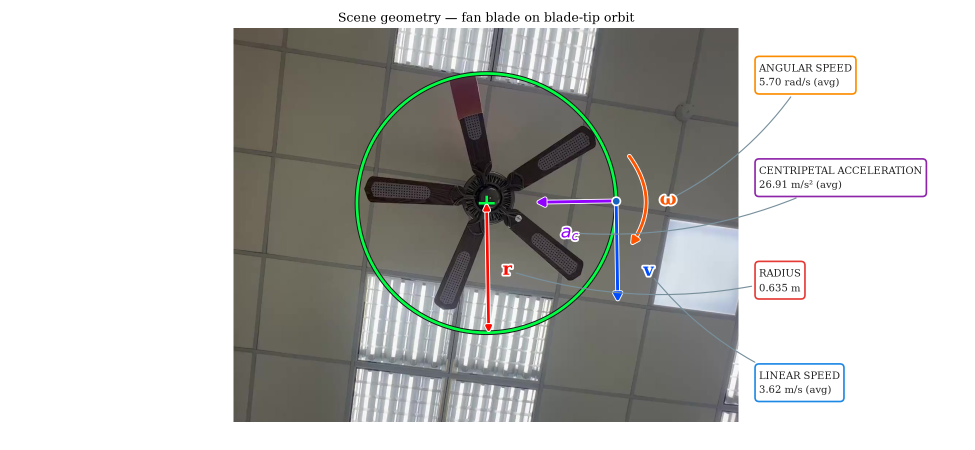
#> input picture presentation/figs/signfix_arrows_before.png, 1950 x 900 px (shown at 1/2 size); its folder holds only this picture in this run
$ python mk_signfix_figs.py
#> lines starting #> are read from the running program, lines starting #| are printed output that depends on the picture
#!/usr/bin/env python3
"""Deck figures for the omega-sign fix (weekly 2026-08-05).

PROVENANCE — read this before regenerating anything.

The "before" images CANNOT be rebuilt from the current code: they are what the pipeline
shipped while the plotted omega series still carried the tracker's raw sign. They were
copied out of `agent-backend/workspaces/job_fan-4028/analysis_output/plots/` on 2026-07-31
(that workspace is now at
`agent-backend/workspaces-archive/superseded-by-fan4656-20260806/job_fan-4028/` — fan-4028 was
superseded by the fan-4656 re-shoot),
BEFORE the fix was applied, and committed here as `signfix_*_before.png`. Workspaces are
deleted by `cleanup_expired_workspaces`, so a deck figure must never point at one.

  signfix_omega_before.png   omega_t.png, fan-4028, pre-fix  (curve entirely below zero)
  signfix_omega_after.png    omega_t.png, fan-4028, post-fix (angular SPEED)
  signfix_arrows_before.png  annotated_image.png, fan-4028, pre-fix  (v/omega drawn CW)
  signfix_arrows_after.png   annotated_image.png, fan-4028, post-fix (v/omega drawn CCW)
  signfix_rest_tt3.png       ac_t.png, turntable-3, post-fix ("not turning" bands)

This script only CROPS the two annotated frames down to the fan, so the arrow reversal is
legible at slide size — the wide original is mostly ceiling. Everything else is used as-is.

Run:  python3 mk_signfix_figs.py
"""
import pathlib

from PIL import Image

HERE = pathlib.Path(__file__).resolve().parent

# The annotated frame is ~1930x890 with the photo occupying roughly x 465..1480 and the
# callout column to its right. Keep the photo plus a sliver of margin: the arrows sit on
# the right-hand edge of the orbit, so the crop must not clip them. The top edge starts
# BELOW the figure title — the slide supplies its own, and a half-cut line of text reads
# as a rendering fault. The bottom stops above the empty ceiling: side by side on a 16:9
# slide, a taller-than-wide crop pushes the takeaway line off the frame.
CROP = (455, 56, 1400, 700)


def crop_arrows() -> None:
    for side in ("before", "after"):
        src = HERE / f"signfix_arrows_{side}.png"
        if not src.exists():
            raise SystemExit(f"missing {src.name} — see the provenance note in this file; "
                             "the 'before' image cannot be regenerated from current code")
        im = Image.open(src)
#> im is the input picture: PIL image 1950x900 RGBA; mean R, G, B, A 190.7, 190.8, 188.1, 255
        box = tuple(min(v, lim) for v, lim in zip(CROP, (im.width, im.height) * 2))
#> box = (455, 56, 1400, 700)
        im.crop(box).save(HERE / f"signfix_arrows_{side}_crop.png")
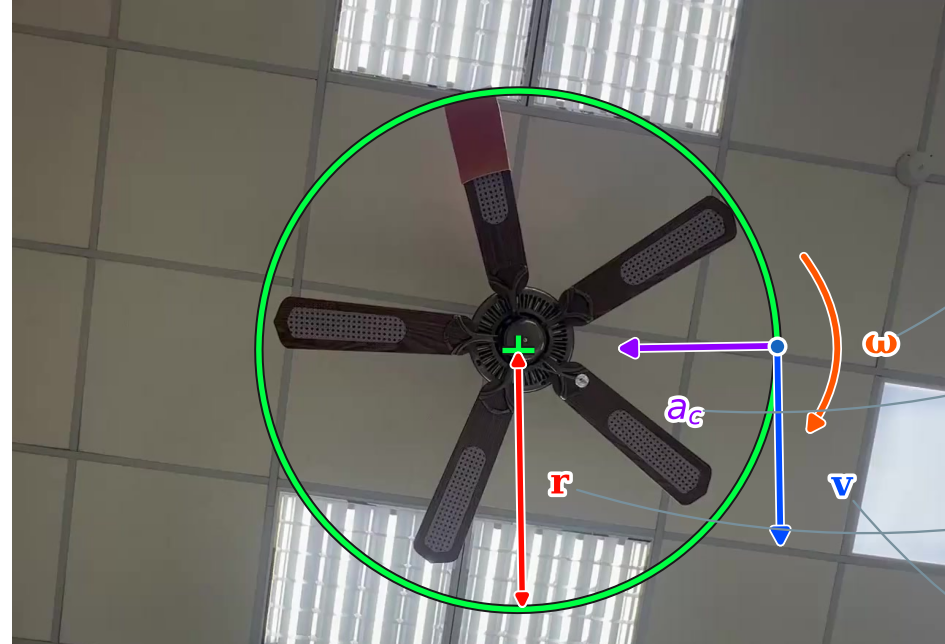
#> saved as signfix_arrows_before_crop.png: PIL image 945x644 RGBA; mean R, G, B, A 115.2, 115.8, 108, 255
        print(f"wrote signfix_arrows_{side}_crop.png  {box}")
#| wrote signfix_arrows_before_crop.png  (455, 56, 1400, 700)


if __name__ == "__main__":
#> (the run stopped early here; a loop or call above may not have finished)
